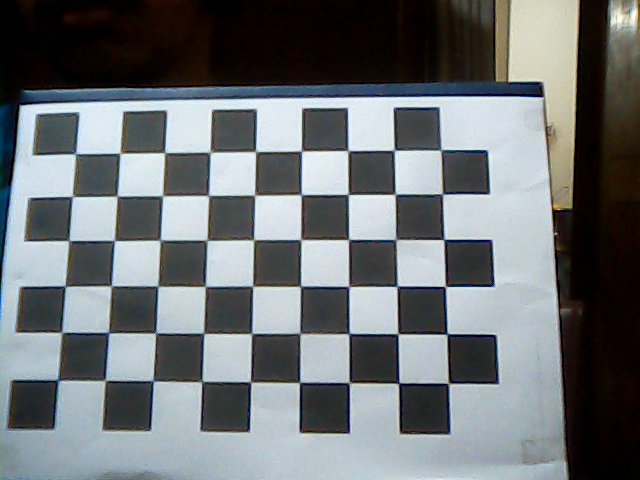
#> input picture Inverse kinematics full along with manual control/camera/images/img0.png, 640 x 480 px; its folder holds only this picture in this run
$ python camera_calibration.py
#> lines starting #> are read from the running program, lines starting #| are printed output that depends on the picture; after the words box and inside, x2 and y2 are one past the last pixel; in counts of white or black regions, pixels touching at a corner belong together; long printed decimals are rounded
import cv2 as cv
import numpy as np
import glob
import pickle

# Chessboard dimensions (inner corners)
CHECKERBOARD = (9, 6)

# Stop criteria for corner refinement
criteria = (cv.TERM_CRITERIA_EPS + cv.TERM_CRITERIA_MAX_ITER, 30, 0.001)

# Prepare 3D points (0,0,0 ... 8,5,0)
objp = np.zeros((CHECKERBOARD[0] * CHECKERBOARD[1], 3), np.float32)
objp[:, :2] = np.mgrid[0:CHECKERBOARD[0], 0:CHECKERBOARD[1]].T.reshape(-1, 2)

objpoints = []  # 3D points in real world
imgpoints = []  # 2D points in image plane

images = glob.glob('images/*.png') + glob.glob('images/*.jpg')

print(f"Found {len(images)} images")

for fname in images:
    img = cv.imread(fname)
#> img is the input picture: shape (480, 640, 3); mean B, G, R 117.2, 114.7, 110
    gray = cv.cvtColor(img, cv.COLOR_BGR2GRAY)
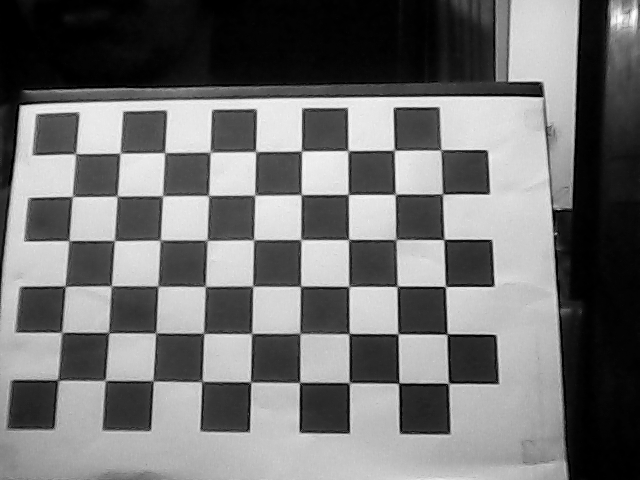
#> gray: shape (480, 640); min 0, max 254, mean 113.6

    ret, corners = cv.findChessboardCorners(gray, CHECKERBOARD, None)
#> ret = True; corners = 54 rows, first 8: [77.5, 153], [119.9, 153.4], [164.8, 152.9], [210.8, 152.1], [255.4, 151.4], [301.4, 151.2], [348.6, 150.7], [394.5, 149.8]

    if ret:
        objpoints.append(objp)
        corners2 = cv.cornerSubPix(gray, corners, (11, 11), (-1, -1), criteria)
#> corners2 = 54 rows, first 8: [75.56, 153.7], [120, 153.2], [164.6, 152.6], [210.1, 152.2], [255.6, 151.6], [301.4, 151], [347.9, 150.7], [394.3, 150.3]
        imgpoints.append(corners2)

        cv.drawChessboardCorners(img, CHECKERBOARD, corners2, ret)
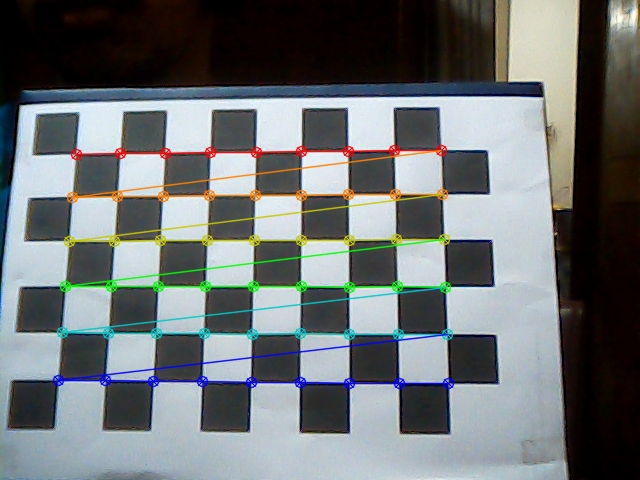
#> img: shape (480, 640, 3); 5.42% of pixels changed, all inside (x1, y1, x2, y2) = (52, 144, 455, 390)
        cv.imshow('Corners', img)
        cv.waitKey(200)
    else:
        print(f"Chessboard not detected in {fname}")

cv.destroyAllWindows()

if len(objpoints) > 0:
    ret, cameraMatrix, dist, rvecs, tvecs = cv.calibrateCamera(
        objpoints, imgpoints, gray.shape[::-1], None, None
    )
#> ret = 0.211; cameraMatrix = [[618.1, 0, 307.3], [0, 598.3, 210.2], [0, 0, 1]]; dist = [[-0.0332, -0.0765, 0.00263, -0.00756, 0.372]]; rvecs = ([-0.177, 0.0604, -0.000107],); tvecs = ([-5.11, -1.3, 13.68],)

    print("Calibration successful!")
    print("Camera matrix:\n", cameraMatrix)
#| Camera matrix:
#|  [[618.127    0.         307.296]
#|  [  0.         598.332 210.202]
#|  [  0.           0.           1.        ]]
    print("Distortion coefficients:\n", dist)
#| Distortion coefficients:
#|  [[-0.03321 -0.07653  0.002633 -0.00756  0.3724]]

    # Save results
    with open("cameraMatrix.pkl", "wb") as f:
        pickle.dump(cameraMatrix, f)
    with open("dist.pkl", "wb") as f:
        pickle.dump(dist, f)
else:
    print("❌ No chessboard patterns detected! Try taking clearer pictures.")

$ run again, on Inverse kinematics full along with manual control/camera/images/img12.png
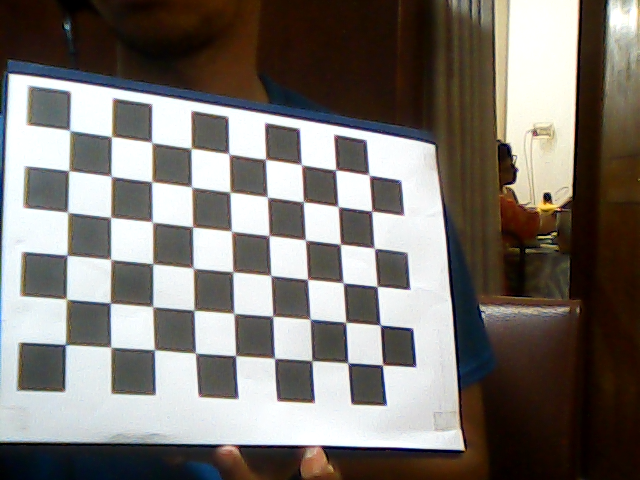
#> input picture Inverse kinematics full along with manual control/camera/images/img12.png, 640 x 480 px
#> img is the input picture: shape (480, 640, 3); mean B, G, R 113.1, 118.5, 124
#> `gray = cv.cvtColor(img, cv.COLOR_BGR2GRAY)`:
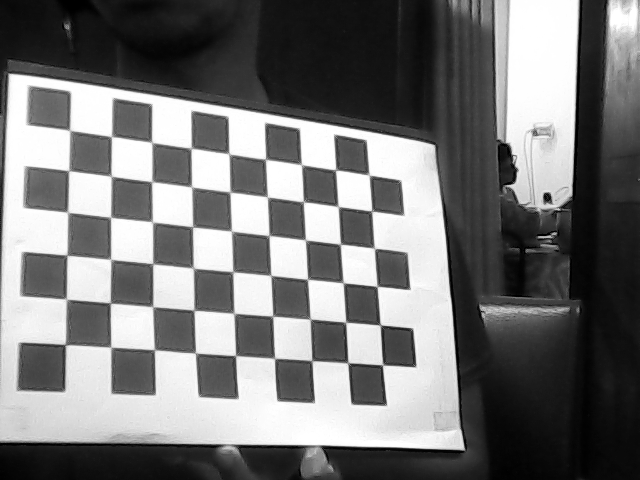
#> gray: shape (480, 640); min 0, max 255, mean 119.5
#> `ret, corners = cv.findChessboardCorners(gray, CHECKERBOARD, None)`: ret = True; corners = 54 rows, first 8: [71, 131], [111.1, 136.4], [152, 142.5], [190.9, 148.3], [228.3, 155.3], [265.5, 159.5], [301.5, 164.5], [336, 170]
#> corners2 = 54 rows, first 8: [69.63, 130.3], [111.5, 136.4], [151.7, 142.4], [191.1, 148.2], [228.9, 153.8], [265.5, 159.3], [301.4, 164.7], [335.6, 170]
#> `cv.drawChessboardCorners(img, CHECKERBOARD, corners2, ret)`:
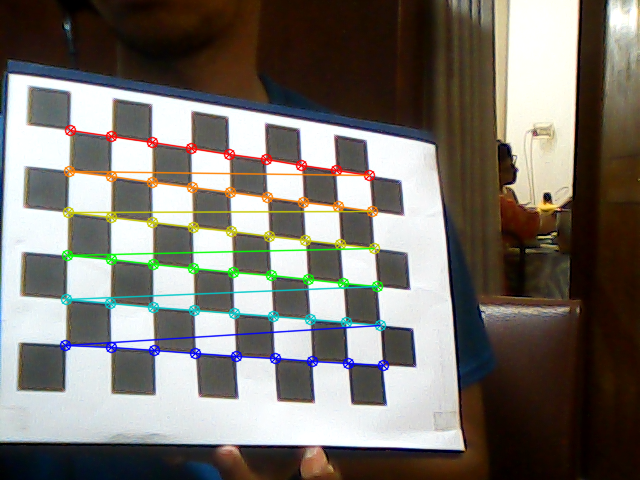
#> img: shape (480, 640, 3); 4.65% of pixels changed, all inside (x1, y1, x2, y2) = (59, 124, 390, 372)
#> `ret, cameraMatrix, dist, rvecs, tvecs = cv.calibrateCamera( objpoints,..`: ret = 0.282; cameraMatrix = [[1254.2, 0, 396.9], [0, 1312.4, 208.4], [0, 0, 1]]; dist = [[-0.142, -5.79, 0.0165, -0.0496, 54.01]]; rvecs = ([-0.389, -0.539, 0.0184],); tvecs = ([-7.63, -1.8, 29.74],)
#| Camera matrix:
#|  [[1.25417310e+03 0.00000000e+00 3.96944124e+02]
#|  [0.00000000e+00 1.31238798e+03 2.08353713e+02]
#|  [0.00000000e+00 0.00000000e+00 1.00000000e+00]]
#| Distortion coefficients:
#|  [[-1.42497993e-01 -5.78760523e+00  1.64659225e-02 -4.96123637e-02
#|    5.40052067e+01]]

$ run again, on Inverse kinematics full along with manual control/camera/images/img13.png
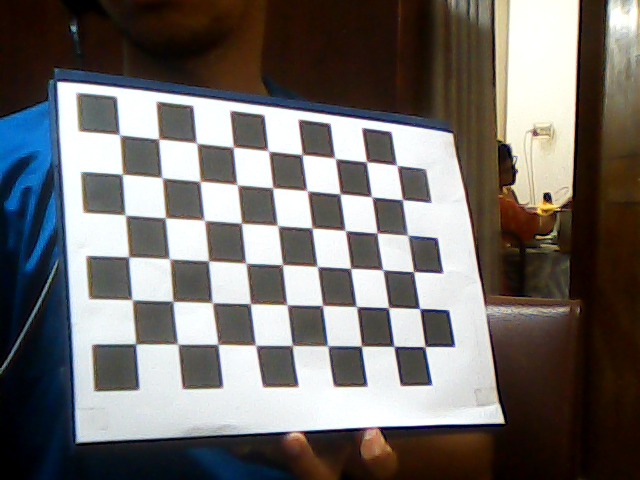
#> input picture Inverse kinematics full along with manual control/camera/images/img13.png, 640 x 480 px
#> img is the input picture: shape (480, 640, 3); mean B, G, R 107.7, 110.4, 114.3
#> `gray = cv.cvtColor(img, cv.COLOR_BGR2GRAY)`:
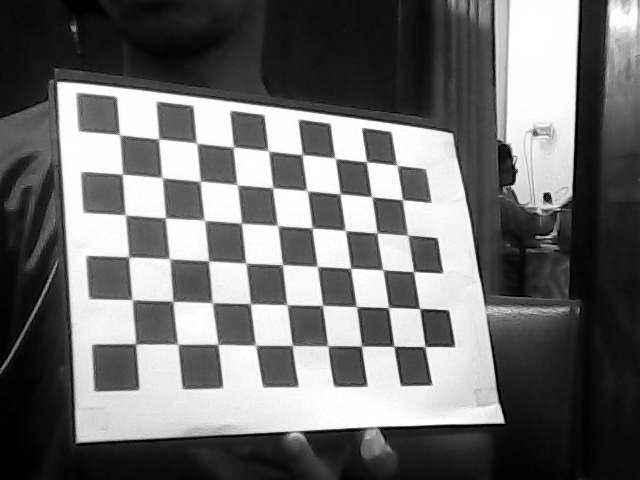
#> gray: shape (480, 640); min 0, max 255, mean 111.3
#> `ret, corners = cv.findChessboardCorners(gray, CHECKERBOARD, None)`: ret = True; corners = 54 rows, first 8: [121.5, 133.5], [159.1, 139], [196.5, 142.9], [234, 147.2], [268.3, 150.7], [302.1, 155], [335.6, 158.8], [366.8, 161.3]
#> corners2 = 54 rows, first 8: [119.6, 134.7], [158.6, 139], [196.5, 143], [233.2, 147.1], [268.3, 150.8], [302.2, 154.6], [335.1, 158.4], [366.4, 161.8]
#> `cv.drawChessboardCorners(img, CHECKERBOARD, corners2, ret)`:
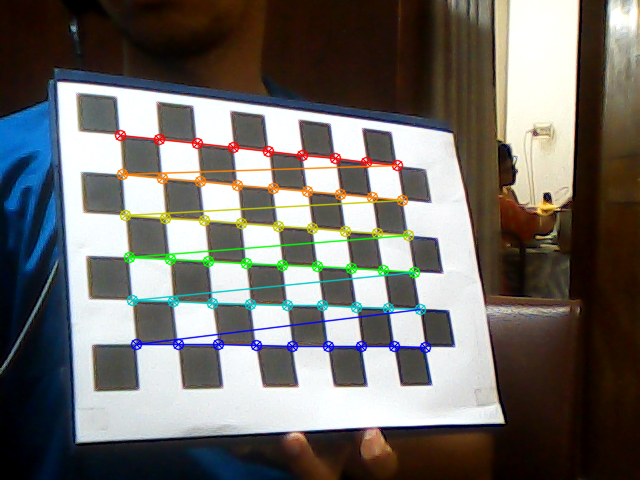
#> img: shape (480, 640, 3); 4.37% of pixels changed, all inside (x1, y1, x2, y2) = (114, 129, 432, 354)
#> `ret, cameraMatrix, dist, rvecs, tvecs = cv.calibrateCamera( objpoints,..`: ret = 0.293; cameraMatrix = [[1101.4, 0, 294.9], [0, 1127.9, 272.4], [0, 0, 1]]; dist = [[-1.07, 42.6, 0.005, -0.0136, -603.6]]; rvecs = ([-0.322, -0.521, -0.0435],); tvecs = ([-4.15, -3.19, 25.85],)
#| Camera matrix:
#|  [[1.10140558e+03 0.00000000e+00 2.94941264e+02]
#|  [0.00000000e+00 1.12785110e+03 2.72412430e+02]
#|  [0.00000000e+00 0.00000000e+00 1.00000000e+00]]
#| Distortion coefficients:
#|  [[-1.06979838e+00  4.26005447e+01  5.00148454e-03 -1.36275721e-02
#|   -6.03563332e+02]]

$ run again, on Inverse kinematics full along with manual control/camera/images/img14.png
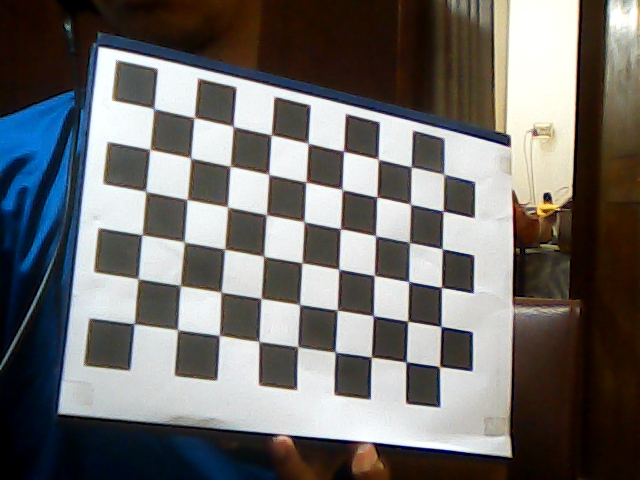
#> input picture Inverse kinematics full along with manual control/camera/images/img14.png, 640 x 480 px
#> img is the input picture: shape (480, 640, 3); mean B, G, R 107.7, 109.3, 111.3
#> `gray = cv.cvtColor(img, cv.COLOR_BGR2GRAY)`:
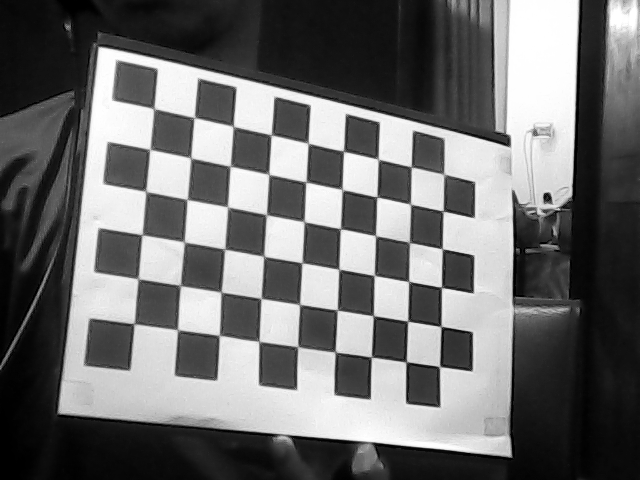
#> gray: shape (480, 640); min 0, max 255, mean 109.7
#> `ret, corners = cv.findChessboardCorners(gray, CHECKERBOARD, None)`: ret = True; corners = 54 rows, first 8: [153.6, 109.4], [194.8, 117.6], [233.2, 126.3], [270.7, 135.1], [308.3, 143.6], [343.3, 151], [378.5, 159.8], [411.1, 167]
#> corners2 = 54 rows, first 8: [153.8, 108.5], [194.2, 117.5], [233.2, 126.3], [271.2, 134.9], [308.1, 143.2], [343.6, 151.2], [378.2, 159.3], [411.2, 166.9]
#> `cv.drawChessboardCorners(img, CHECKERBOARD, corners2, ret)`:
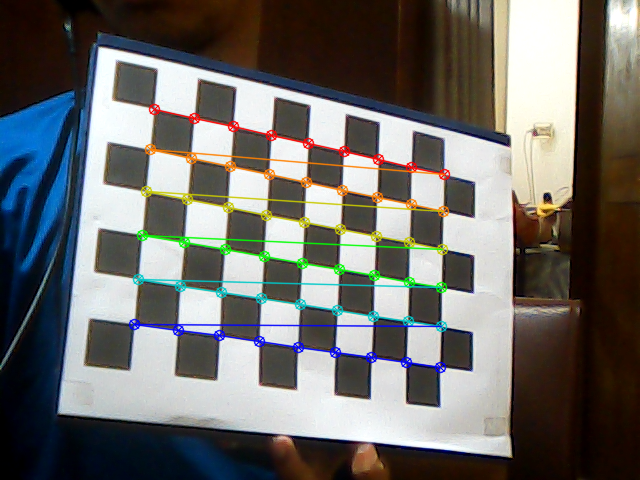
#> img: shape (480, 640, 3); 4.55% of pixels changed, all inside (x1, y1, x2, y2) = (128, 103, 451, 374)
#> `ret, cameraMatrix, dist, rvecs, tvecs = cv.calibrateCamera( objpoints,..`: ret = 0.262; cameraMatrix = [[1081.5, 0, 309.6], [0, 1119.6, 275], [0, 0, 1]]; dist = [[-1.06, 40.86, 0.000489, -0.0146, -541.6]]; rvecs = ([-0.237, -0.43, 0.104],); tvecs = ([-3.65, -3.79, 25.23],)
#| Camera matrix:
#|  [[1.08150000e+03 0.00000000e+00 3.09559333e+02]
#|  [0.00000000e+00 1.11960062e+03 2.74968868e+02]
#|  [0.00000000e+00 0.00000000e+00 1.00000000e+00]]
#| Distortion coefficients:
#|  [[-1.05919159e+00  4.08591266e+01  4.89219730e-04 -1.46015428e-02
#|   -5.41643420e+02]]

$ run again, on Inverse kinematics full along with manual control/camera/images/img1.png
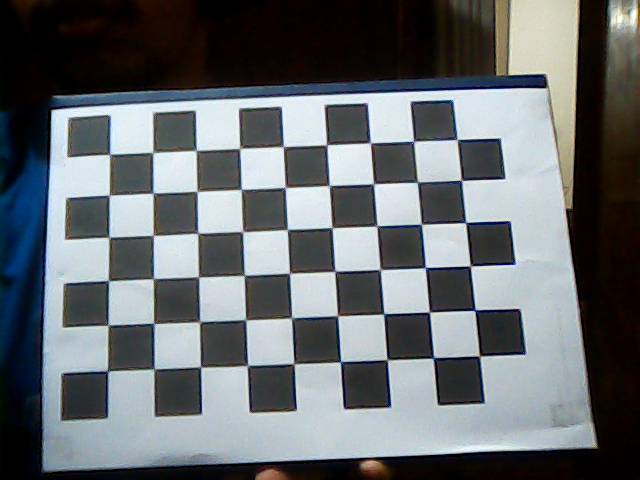
#> input picture Inverse kinematics full along with manual control/camera/images/img1.png, 640 x 480 px
#> img is the input picture: shape (480, 640, 3); mean B, G, R 111.8, 108.4, 103.6
#> `gray = cv.cvtColor(img, cv.COLOR_BGR2GRAY)`:
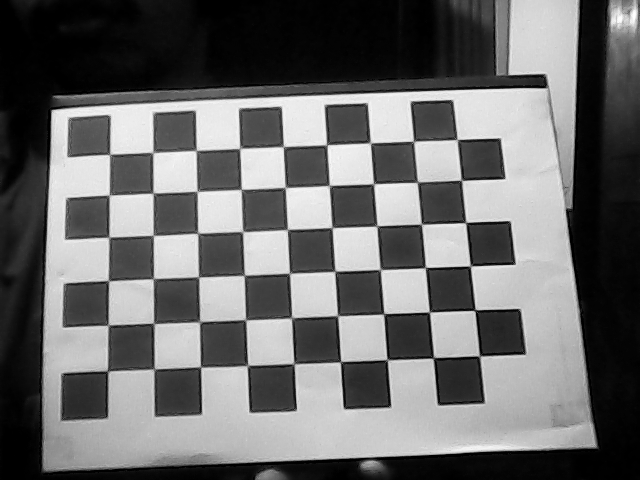
#> gray: shape (480, 640); min 0, max 254, mean 107.4
#> `ret, corners = cv.findChessboardCorners(gray, CHECKERBOARD, None)`: ret = True; corners = 54 rows, first 8: [109.5, 154.6], [152.8, 153.2], [196.1, 150.5], [239.4, 148.9], [283.1, 146.9], [326.8, 145.2], [370.4, 143.2], [413.4, 141.5]
#> corners2 = 54 rows, first 8: [109.6, 154.3], [152.8, 152.4], [196.2, 150.4], [239.7, 148.4], [283.3, 146.6], [326.6, 144.9], [370.3, 142.8], [413.6, 141.2]
#> `cv.drawChessboardCorners(img, CHECKERBOARD, corners2, ret)`:
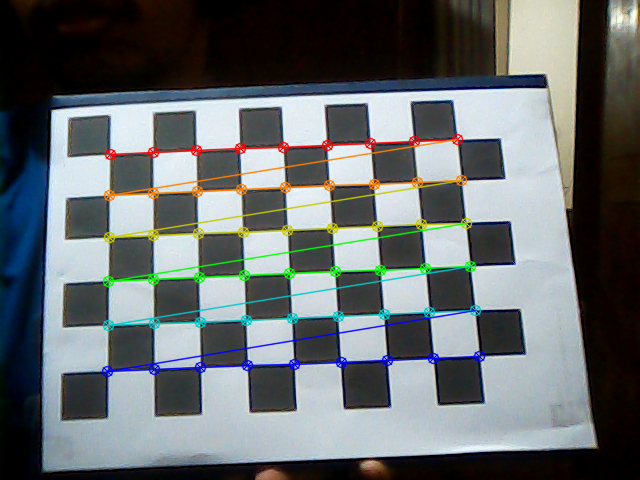
#> img: shape (480, 640, 3); 5.2% of pixels changed, all inside (x1, y1, x2, y2) = (101, 133, 486, 378)
#> `ret, cameraMatrix, dist, rvecs, tvecs = cv.calibrateCamera( objpoints,..`: ret = 0.202; cameraMatrix = [[1787.3, 0, 256], [0, 2033.4, 248.3], [0, 0, 1]]; dist = [[-0.962, 76.45, 0.0081, 0.00999, -2570.7]]; rvecs = ([-0.563, -0.000394, -0.0388],); tvecs = ([-3.37, -1.91, 40.86],)
#| Camera matrix:
#|  [[1.78728856e+03 0.00000000e+00 2.56004142e+02]
#|  [0.00000000e+00 2.03339190e+03 2.48325491e+02]
#|  [0.00000000e+00 0.00000000e+00 1.00000000e+00]]
#| Distortion coefficients:
#|  [[-9.62140852e-01  7.64500356e+01  8.10010996e-03  9.99256590e-03
#|   -2.57065619e+03]]
